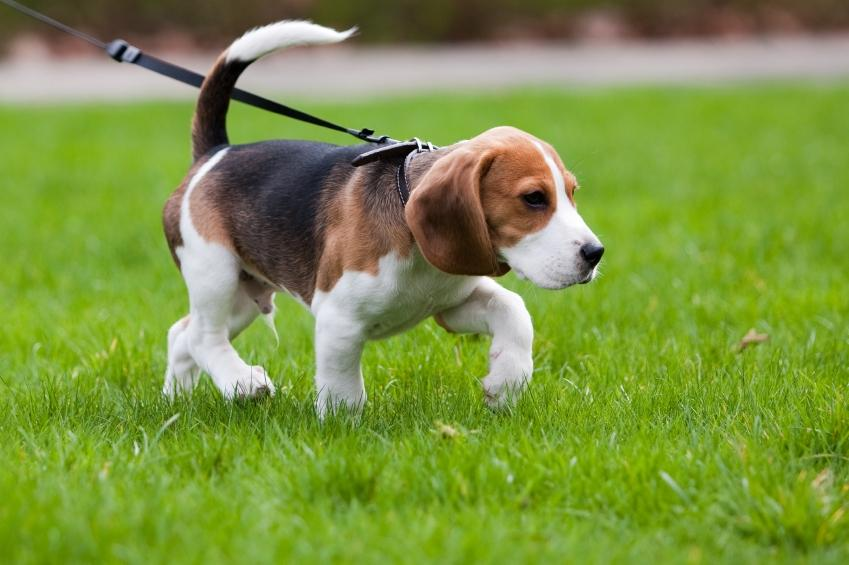
#> input picture opencv-python/python/data/petinsider.com.jpg, 849 x 565 px
$ python non-photorealistic.py
#> lines starting #> are read from the running program, lines starting #| are printed output that depends on the picture
# filename: non-photorealistic.py

# https://www.learnopencv.com/non-photorealistic-rendering-using-opencv-python-c/
# https://docs.opencv.org/trunk/df/dac/group__photo__render.html

import sys
import numpy as np
import cv2
import matplotlib
matplotlib.use ('TkAgg')
import matplotlib.pyplot as plt
import imageio # this will be used to load an image file
import skimage # rgb <-> hsv conversion in [0,1] pixel scale

# show the image
def imshow (img, title=None):
    if img.ndim == 3:
        plt.imshow (img)
    else:
        plt.imshow (img, cmap='gray')

    if title is None: title = 'imshow'
    plt.title (title)
    plt.pause (1)
    plt.close ()
#

src = imageio.imread ('data/petinsider.com.jpg') # it is an RGB format even though ...
#> src is the input picture: shape (565, 849, 3); mean R, G, B 124.8, 147.5, 66.2
if src is None:
    print ('image file open error')
    sys.exit ()
#
print (src.shape)
#| (565, 849, 3)
imshow (src, 'Source Image')


epf = cv2.edgePreservingFilter(src, flags=1, sigma_s=60, sigma_r=0.8)
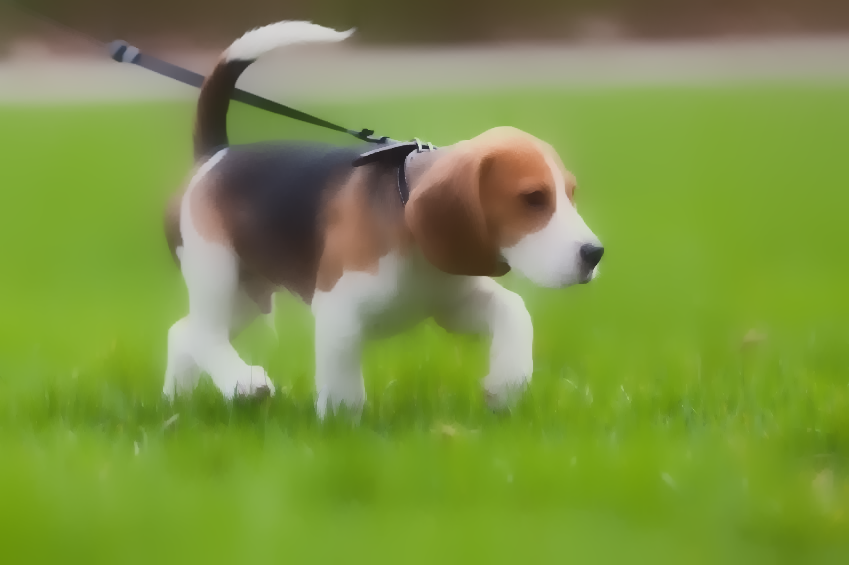
#> epf: shape (565, 849, 3); mean R, G, B 125.1, 147.3, 67.3
imshow (epf, 'OpenCV Edge Preserving Filter')

detf = cv2.detailEnhance (src, sigma_s = 10, sigma_r=0.2)
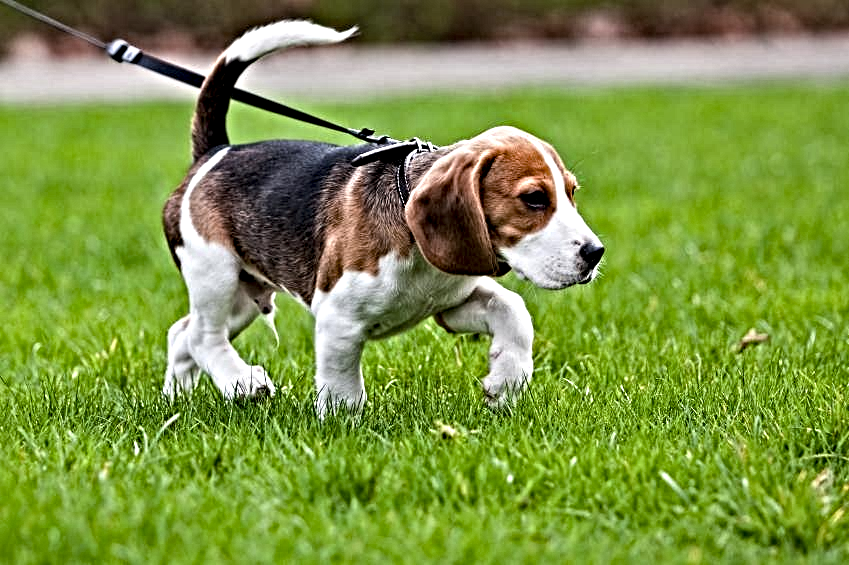
#> detf: shape (565, 849, 3); mean R, G, B 125.1, 147.9, 68.2
imshow (detf, 'Detail Enhancement Filter')

pencil_g, pencil_c = cv2.pencilSketch (src, sigma_s=60, sigma_r=0.07, shade_factor=0.1)
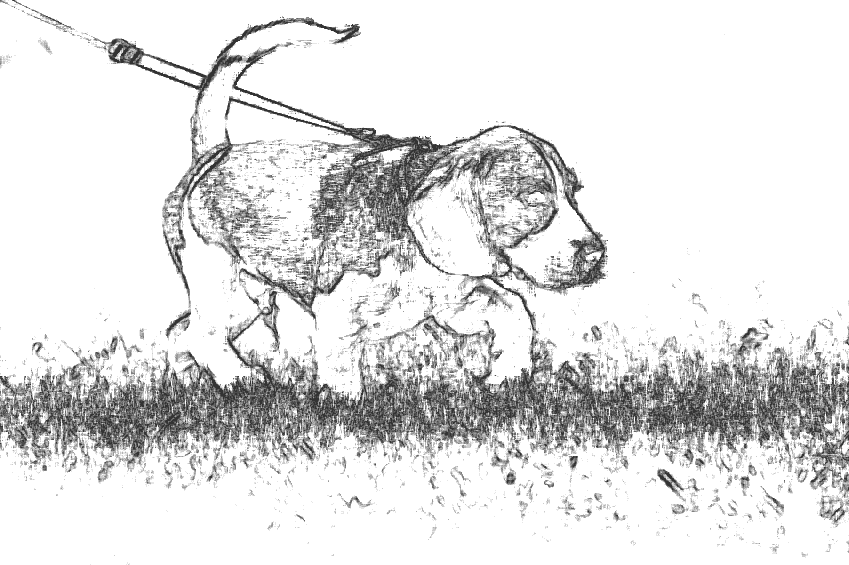
#> pencil_g: shape (565, 849); min 51, max 255, mean 224.6
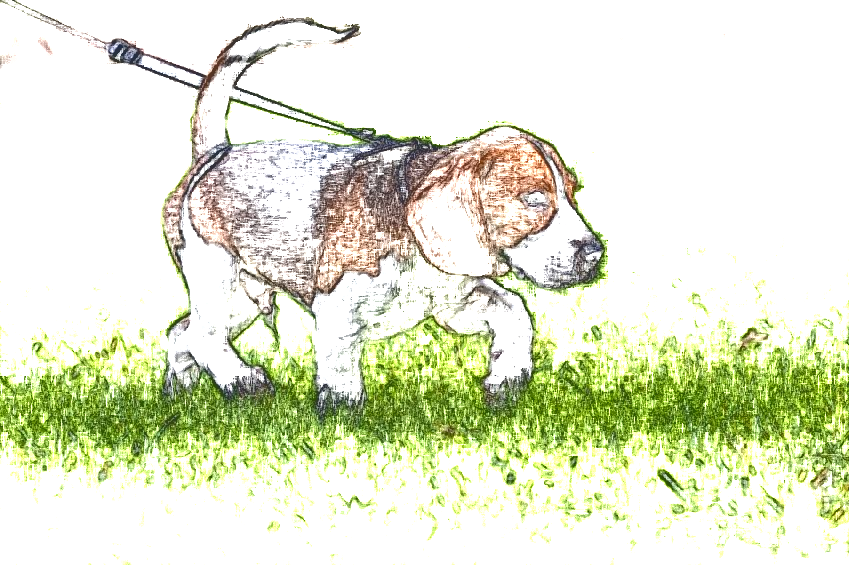
#> pencil_c: shape (565, 849, 3); mean R, G, B 226.3, 231.2, 206.7
imshow (pencil_c, 'Pencil Sketch Color')
imshow (pencil_g, 'Pencil Sketch Gray')

styl = cv2.stylization (src, sigma_r=0.05, sigma_s=50)
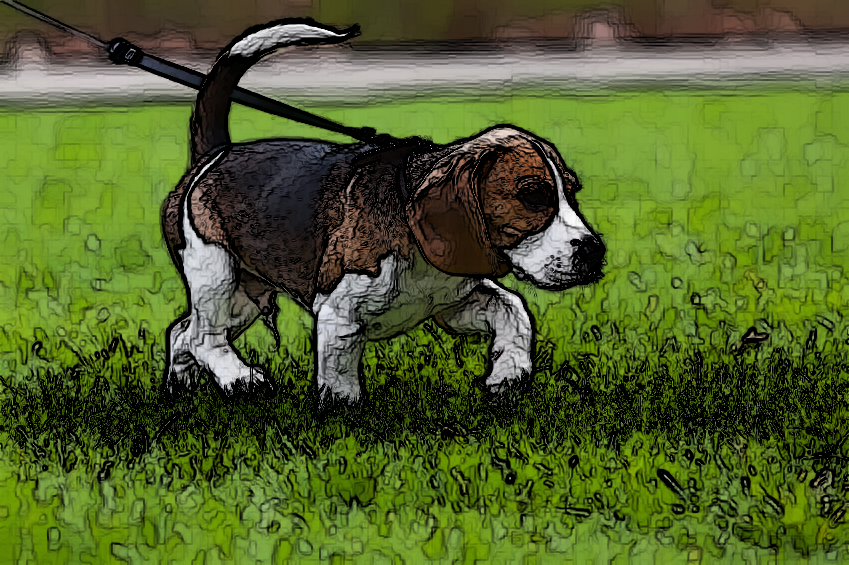
#> styl: shape (565, 849, 3); mean R, G, B 81.6, 97.7, 42.4
imshow (styl, 'OpenCV Stylizatin')

# EOF

$ run again, with opencv-python/python/data/filter_input.jpg copied over opencv-python/python/data/petinsider.com.jpg
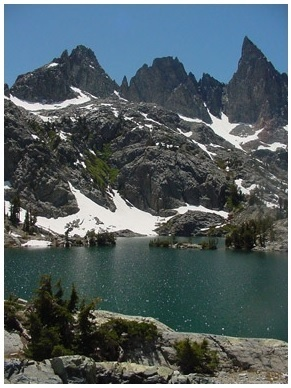
#> input picture opencv-python/python/data/filter_input.jpg, 291 x 388 px
#> src is the input picture: shape (388, 291, 3); mean R, G, B 83.1, 95.8, 99.6
#| (388, 291, 3)
#> `pencil_g, pencil_c = cv2.pencilSketch (src, sigma_s=60, sigma_r=0.07, ..`:
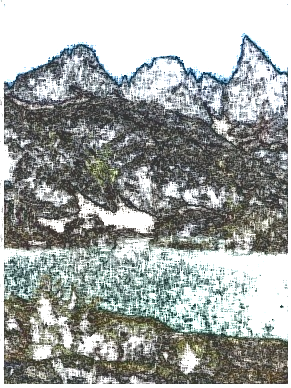
#> pencil_c: shape (388, 291, 3); mean R, G, B 160.9, 165, 162.6
#> `styl = cv2.stylization (src, sigma_r=0.05, sigma_s=50)`:
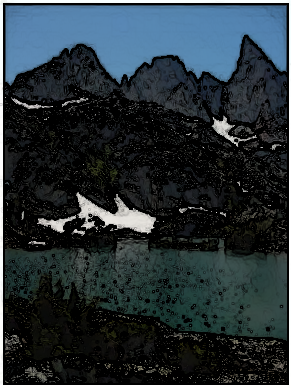
#> styl: shape (388, 291, 3); mean R, G, B 39.4, 49.7, 55.1
